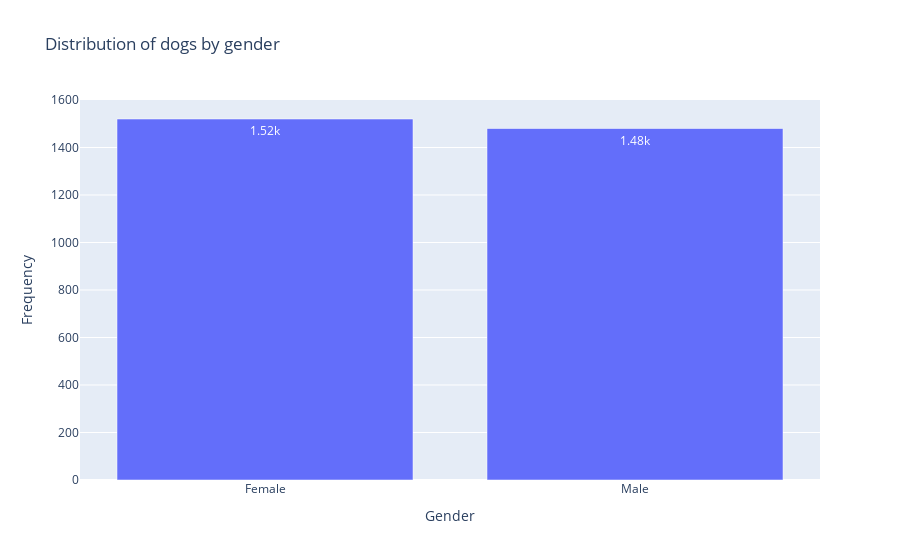

The code cell stored with this chart in its notebook:
### Code cell
fig = px.bar(dogs_by_gender, x = 'Gender', y = 'count',
            text_auto = '.3s',
            labels = {'count' : 'Frequency'},
            title = 'Distribution of dogs by gender'
            )
fig.update_traces(marker_line_color = 'white')

fig.show()

### Figure 1 — Plotly figure (JSON) as saved in the notebook; plotly's stock layout.template omitted (floating-point values rounded to 4 significant figures)
{"data": [{"alignmentgroup": "True", "hovertemplate": "Gender=%{x}<br>Frequency=%{y}<extra></extra>", "legendgroup": "", "marker": {"color": "#636efa", "line": {"color": "white"}, "pattern": {"shape": ""}}, "name": "", "offsetgroup": "", "orientation": "v", "showlegend": false, "textposition": "auto", "texttemplate": "%{y:.3s}", "type": "bar", "x": ["Female", "Male"], "xaxis": "x", "y": [1520, 1480], "yaxis": "y"}], "layout": {"barmode": "relative", "legend": {"tracegroupgap": 0}, "title": {"text": "Distribution of dogs by gender"}, "xaxis": {"anchor": "y", "domain": [0, 1], "title": {"text": "Gender"}}, "yaxis": {"anchor": "x", "domain": [0, 1], "title": {"text": "Frequency"}}}}
